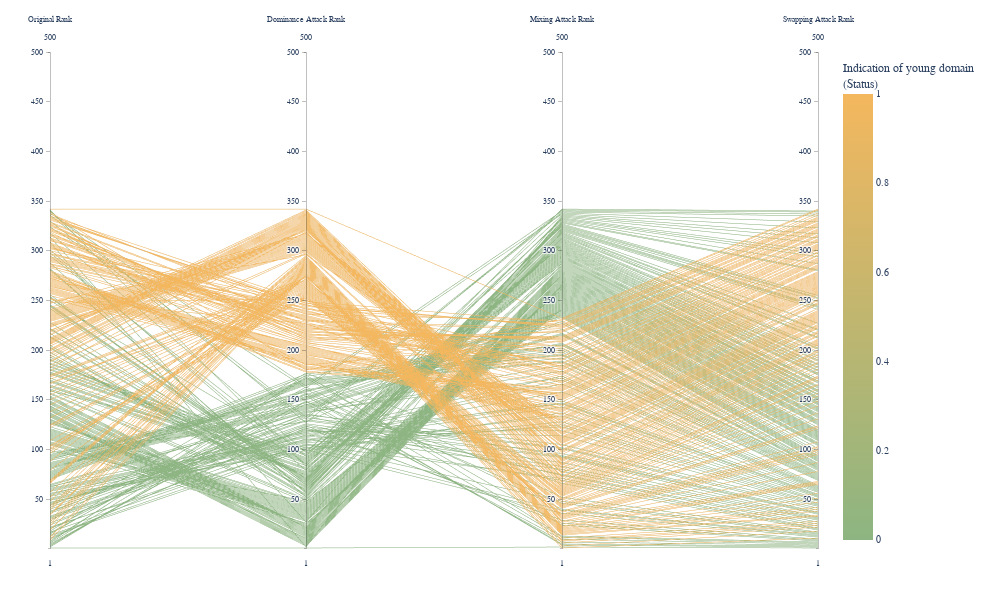

Write notebook code for a chart like this one.
### Code cell
print("\nGenerating ID rank change visualization...")
fig_ranks = visualize_all_attack_ranks_parallel_coords(
        x_test=x_test,
        base_model=model,
        protected_feature=protected_feature,
        superior_outcome_value=1,
        sample_size=500
    )
fig_ranks.show()

### Figure 1 — Plotly figure (JSON) as saved in the notebook; plotly's stock layout.template omitted (floating-point values rounded to 4 significant figures; data arrays with more than 128 entries replaced by an {"elided": "..."} marker saying what was removed)
{"data": [{"dimensions": [{"label": "Original Rank", "range": [1, 500], "values": {"elided": "342 int values"}}, {"label": "Dominance Attack Rank", "range": [1, 500], "values": {"elided": "342 int values"}}, {"label": "Mixing Attack Rank", "range": [1, 500], "values": {"elided": "342 int values"}}, {"label": "Swapping Attack Rank", "range": [1, 500], "values": {"elided": "342 int values"}}], "line": {"cmax": 1, "cmin": 0, "color": {"elided": "342 int values"}, "colorbar": {"title": {"text": "Indication of young domain <br>(Status)"}}, "colorscale": [[0, "#8db581"], [1, "#f4b75e"]], "showscale": true}, "type": "parcoords"}], "layout": {"font": {"family": "Arial, sans-serif", "size": 10}, "height": 600, "hovermode": "closest", "margin": {"b": 50, "l": 50, "r": 50, "t": 50}, "paper_bgcolor": "white", "plot_bgcolor": "white", "width": 1000}}
